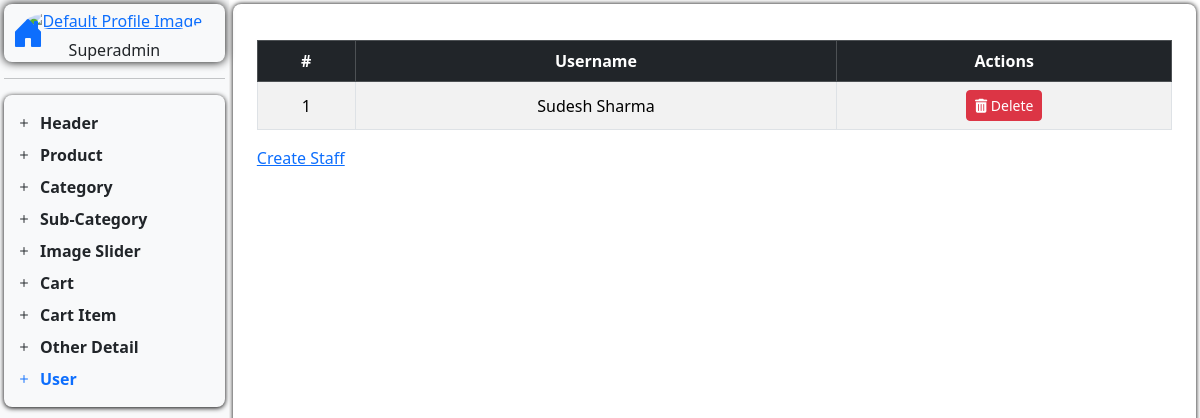
The page /user/ on the database as committed earlier.
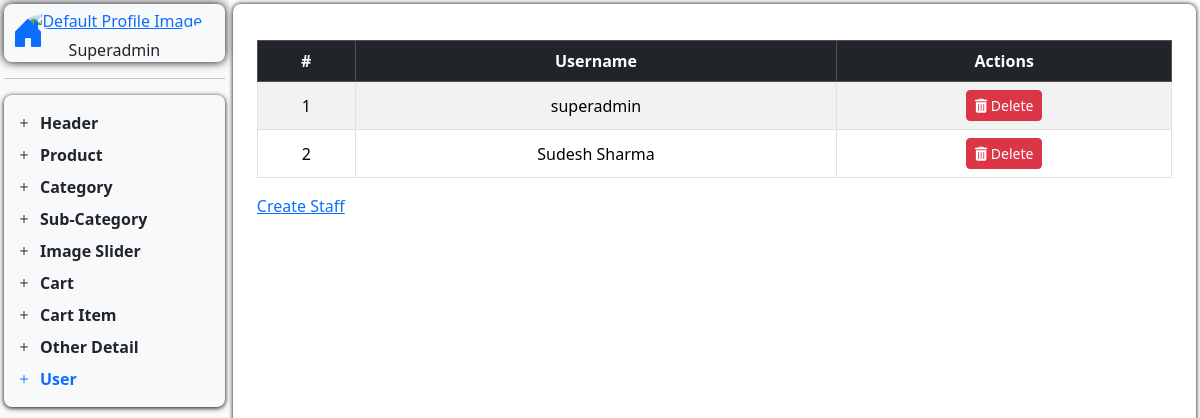
The same page on the database as committed later.
### techspot_app/models.py (models this page shows, shortened)
class UserModel(AbstractBaseUser, PermissionsMixin):
    username = models.CharField(max_length=600, unique=True)
    number = models.PositiveBigIntegerField()
    email = models.EmailField(unique=True)
    is_active = models.BooleanField(default=True)
    is_staff = models.BooleanField(default=False)
    objects = CustomUserManager()
    USERNAME_FIELD = 'email'  # how user logs in
    REQUIRED_FIELDS = ['username', 'number']  # for createsuperuser

### techspot_app/views.py (the view)
# urls.py: path("user/", GetUserAPI, name="getuserapi"),
def user(request):
    user = UserModel.objects.all()
    context = {"user": user}
    return render(request, "Dashboard/D_Content/user.html", context)

### techspot_app/templates/Dashboard/D_Content/user.html
{% extends "Dashboard/dashboard.html" %}
{% block user%}
<div class="container mt-4">
  {% if user %}
  <table class="table table-bordered table-striped align-middle text-center">
    <thead class="table-dark">
      <tr>
        <th scope="col">#</th>
        <th scope="col">Username</th>
        <th scope="col">Actions</th>
      </tr>
    </thead>
    <tbody>
      {% for usr in user %}
      <tr>
        <td>{{ forloop.counter }}</td>
        <td>{{ usr.username }}</td>
        <td>
          <a href="{% url 'del_user' usr.id %}" class="btn btn-sm btn-danger">
            <i class="fa fa-trash-alt"></i> Delete
          </a>
        </td>
      </tr>
      {% endfor %}
    </tbody>
  </table>
  {% else %}
  <div class="alert alert-warning text-center">
    <strong>No users found.</strong>
  </div>
  {% endif %}
  <a href="{% url 'create_staff' %}">Create Staff</a>
</div>
{% endblock %}

Rows that differ between the two databases and show on the page:
added UserModel: username "superadmin"
